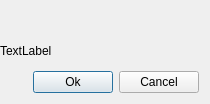
<?xml version="1.0" encoding="UTF-8"?>
<ui version="4.0">
 <class>Dialog</class>
 <widget class="QDialog" name="Dialog">
  <property name="enabled">
   <bool>true</bool>
  </property>
  <property name="geometry">
   <rect>
    <x>0</x>
    <y>0</y>
    <width>210</width>
    <height>104</height>
   </rect>
  </property>
  <property name="font">
   <font>
    <kerning>true</kerning>
   </font>
  </property>
  <property name="contextMenuPolicy">
   <enum>Qt::DefaultContextMenu</enum>
  </property>
  <property name="windowTitle">
   <string>Crop Image</string>
  </property>
  <property name="whatsThis">
   <string notr="true"/>
  </property>
  <layout class="QVBoxLayout" name="verticalLayout">
   <property name="leftMargin">
    <number>0</number>
   </property>
   <property name="topMargin">
    <number>0</number>
   </property>
   <item>
    <widget class="QLabel" name="gambarCrop">
     <property name="text">
      <string/>
     </property>
    </widget>
   </item>
   <item>
    <widget class="QLabel" name="gambar">
     <property name="enabled">
      <bool>true</bool>
     </property>
     <property name="text">
      <string>TextLabel</string>
     </property>
    </widget>
   </item>
   <item>
    <layout class="QHBoxLayout" name="horizontalLayout">
     <item>
      <spacer name="horizontalSpacer">
       <property name="orientation">
        <enum>Qt::Horizontal</enum>
       </property>
       <property name="sizeHint" stdset="0">
        <size>
         <width>40</width>
         <height>20</height>
        </size>
       </property>
      </spacer>
     </item>
     <item>
      <widget class="QPushButton" name="TombolOk">
       <property name="text">
        <string>Ok</string>
       </property>
      </widget>
     </item>
     <item>
      <widget class="QPushButton" name="TombolCancel">
       <property name="text">
        <string>Cancel</string>
       </property>
      </widget>
     </item>
    </layout>
   </item>
  </layout>
  <zorder>gambar</zorder>
  <zorder>gambarCrop</zorder>
 </widget>
 <resources/>
 <connections/>
</ui>
